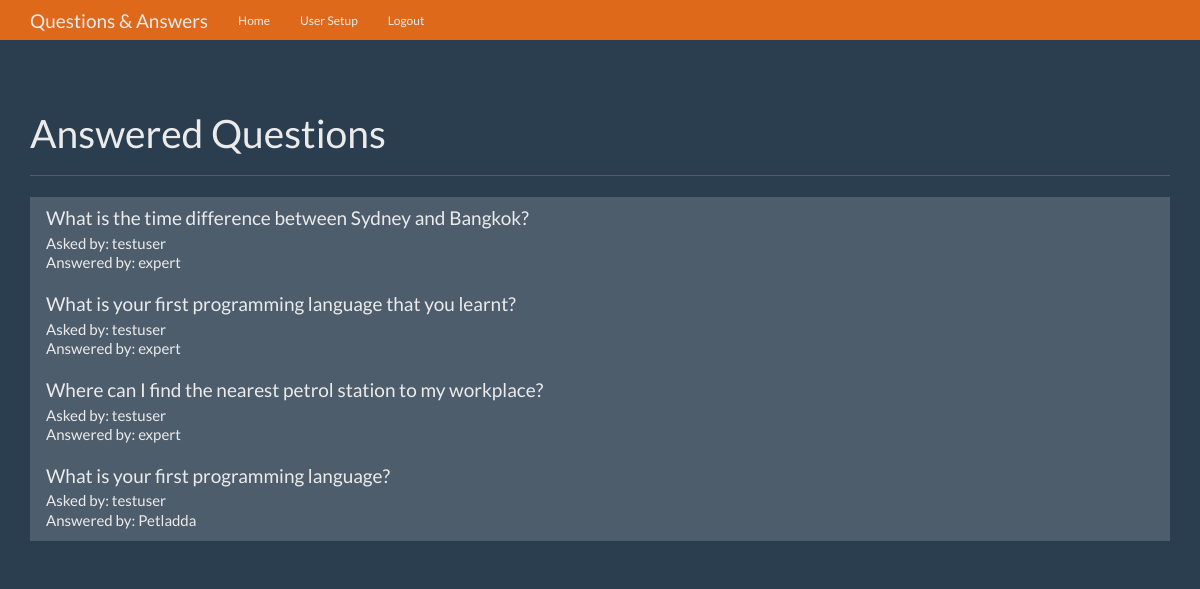
The page / (signed in) on the database its author committed.
### tables this page shows
CREATE TABLE questions(
    id integer primary key autoincrement,
    question_text text not null,
    answer_text text,
    asked_by_id integer not null,
    expert_id integer not null
);

CREATE TABLE users(
    id integer primary key autoincrement,
    name text not null,
    password text not null,
    expert boolean not null,
    admin boolean not null
);

### app.py (the view)
@app.route('/')
def index():
    user = get_current_user()
    db = get_db()
    answer_cur = db.execute('''
                    SELECT
                        q.id AS id, q.question_text AS question_text, u.name AS asked_user , u2.name AS expert_user
                    FROM
                        questions q
                        JOIN users u ON u.id = q.asked_by_id
                        JOIN users u2 ON u2.id = q.expert_id
                    WHERE
                        q.answer_text NOT NULL
    ''')
    answer_results = answer_cur.fetchall()
    return render_template('home.html', title='Home', user=user, answers=answer_results)

### app.py (called while the page is built)
def get_current_user():
    user_result = None
    if 'user' in session:
        user = session['user']
        db = get_db()
        user_cur = db.execute('''
                    SELECT
                        id, name, password, expert, admin
                    FROM
                        users
                    WHERE
                        name = ?
        ''', [user])
        user_result = user_cur.fetchone()
    return user_result

### database.py (called while the page is built)
def connect_db():
    sql = sqlite3.connect('/Users/promieyutasane/Dropbox/Github/question-answer/qa.db')
    sql.row_factory = sqlite3.Row
    return sql

def get_db():
    if not hasattr(g, 'sqlite3_db'):
        g.sqlite_db = connect_db()
    return g.sqlite_db

### templates/home.html
{% extends 'layout.html' %}
{% block content %}
      <div class="page-header">
        <h1>Answered Questions</h1>
      </div>
      <div class="row">
        <div class="col-lg-12">
          <div class="list-group">
            {% for answer in answers %}
            <a href="{{ url_for('question', question_id=answer.id) }}" class="list-group-item">
              <h4 class="list-group-item-heading">{{ answer.question_text }}</h4>
              <p class="list-group-item-text">Asked by: {{ answer.asked_user }}</p>
              <p class="list-group-item-text">Answered by: {{ answer.expert_user }}</p>
            </a>
            {% endfor %}
          </div>
        </div>
      </div>
{% endblock content %}

### static/theme.css (style rules this page uses)
body { padding-top: 70px; padding-bottom: 30px; }

### rows shown on the page
questions: question_text "What is the time difference between Sydney and Bangkok?", asked_user "testuser", expert_user "expert"
questions: question_text "What is your first programming language that you learnt?", asked_user "testuser", expert_user "expert"
questions: question_text "Where can I find the nearest petrol station to my workplace?", asked_user "testuser", expert_user "expert"
questions: question_text "What is your first programming language?", asked_user "testuser", expert_user "Petladda"
